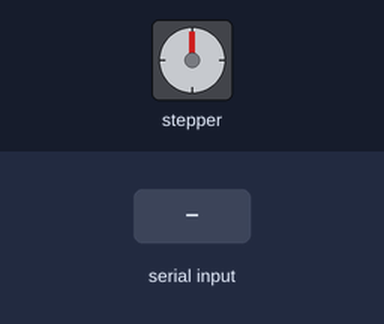
Simulated run of this sketch. Board: Arduino Uno, built with avr-gcc and run on an emulated ATmega328P. On the bench: stepper motor. Inputs (shaded band) come from the test bench. Stepper angles assume 2038 steps per turn; what the sketch prints to the serial monitor is not drawn.

Above: at 1.2 s.
1.3 s: "90,45\n" received over Serial
At 1.46 s:
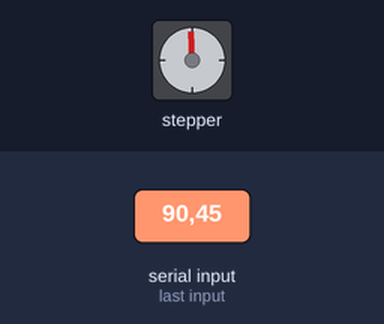
At 2.09 s:
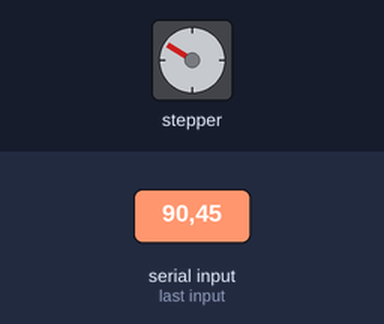
Timing chart, 0 to 16.3 s (numbered marks = the images above; inputs shaded):
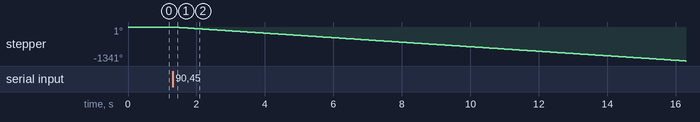

The sketch:

StepperMotorSampling.ino
```cpp
#include <Stepper.h>

const int stepsPerRevolution = 2038;

// initialize the stepper library on pins 8 through 11:
Stepper myStepper(stepsPerRevolution, 8, 10, 9, 11);

float distance;
int steps;

void setup() {
  // initialize the serial port:
  Serial.begin(9600);
}

void loop() {

    Serial.println("Enter Distance (in cm): ");
  while(distance == 0){
    distance = Serial.parseFloat();
  }
  steps = (distance * 2038) / (2 * 3.14159 * 0.6);

  myStepper.setSpeed(15);
  myStepper.step(steps);
  distance = 0;
  delay(1000);

}
```

Measured:
- after the input at 1.3 s, stepper: keeps turning counter-clockwise at about 89°/s, starting at once
